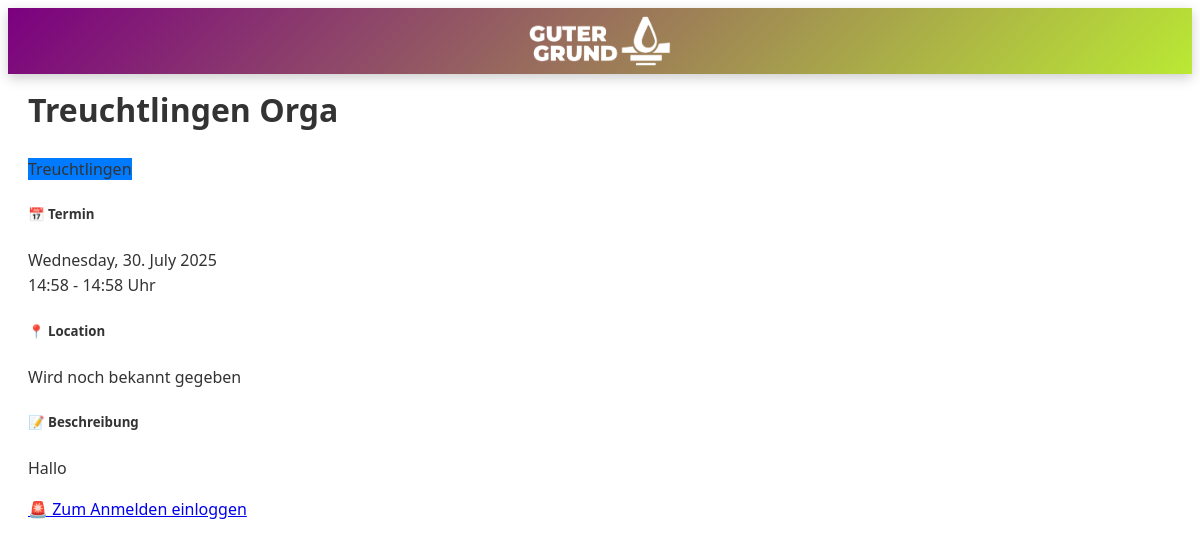
Page /events/event/1/ on the committed database.
### events/models.py (models this page shows, shortened)
class Event(models.Model):
    title = models.CharField(max_length=200)
    description = models.TextField()
    event_type = models.ForeignKey(EventType, on_delete=models.PROTECT)
    start = models.DateTimeField()
    end = models.DateTimeField()
    location = models.TextField(blank=True)
    online_link = models.URLField(blank=True)
    responsible = models.ForeignKey(User, on_delete=models.PROTECT)
    registration_form = models.TextField(blank=True)  # Oder eigenes Formular-Modell
    is_registration_open = models.BooleanField(default=True)
    participants = models.ManyToManyField(
        get_user_model(),
        related_name='events_attending',
        blank=True
    )
    confirmation_email_subject = models.CharField(max_length=200)
    confirmation_email_body = models.TextField()

class EventType(models.Model):
    class Meta:
        app_label = 'events'  # Explizite Zuordnung
    name = models.CharField(max_length=50)  # z.B. "Workshop", "Meeting"
    color = models.CharField(max_length=7, default='#007bff')  # Hex-Farbe

### events/views.py (the view, shortened to what this page needs)
# urls.py: path('event/<int:pk>/', EventDetailView.as_view(), name='event_detail'),  # Neu
class EventDetailView(DetailView):
    model = Event
    template_name = 'events/event_detail.html'
    login_url = '/login/'  # Falls nicht eingeloggt
    def get(self, request, *args, **kwargs):
        self.object = self.get_object()
        return super().get(request, *args, **kwargs)
    def get_context_data(self, **kwargs):
        context = super().get_context_data(**kwargs)
        if not self.request.user.is_authenticated:
            context['form'] = SimpleRegistrationForm()
        return context

### events/templates/events/event_detail.html (shortened to what this page needs)
{% extends "base.html" %}
{% block content %}
{% load static %}
<head>
    <link rel="stylesheet" href="{% static 'css/events.css' %}">
</head>
<div class="container mt-4">
    <div class="d-flex justify-content-between align-items-center mb-4">
        <h1>{{ object.title }}</h1>
        <span class="badge" style="background-color: {{ object.event_type.color }};">
            {{ object.event_type.name }}
        </span>
    </div>
    <div class="card mb-4">
        <div class="card-body">
            <h5 class="card-title">📅 Termin</h5>
            <p class="card-text">
                {{ object.start|date:"l, d. F Y" }}<br>
                {{ object.start|date:"H:i" }} - {{ object.end|date:"H:i" }} Uhr
            </p>
        </div>
    </div>
    <div class="card mb-4">
        <div class="card-body">
            <h5 class="card-title">📍 Location</h5>
            <p class="card-text">
                {{ object.location|default:"Wird noch bekannt gegeben" }}
            </p>
        </div>
    </div>
    {% if object.description %}
    <div class="card mb-4">
        <div class="card-body">
            <h5 class="card-title">📝 Beschreibung</h5>
            <p class="card-text">{{ object.description|linebreaks }}</p>
        </div>
    </div>
    {% endif %}
    {% if object.is_registration_open %}
    {% if user.is_authenticated %}
    <form method="post">
        {% csrf_token %}
        <button type="submit" class="btn
            {% if object in user.events_attending.all %}
                btn-success
            {% else %}
                btn-primary
            {% endif %}">
            {% if object in user.events_attending.all %}
                ✓ Angemeldet (Klicken zum Abmelden)
            {% else %}
                🎟️ Jetzt anmelden
            {% endif %}
        </button>
    </form>
{% else %}
    <a href="{% url 'login' %}?next={{ request.path }}" class="btn btn-primary">
        🚨 Zum Anmelden einloggen
    </a>
{% endif %}
{% endif %}
</div>
{% endblock %}

### static/css/styles.css (style rules this page uses)
body { font-family: 'Segoe UI', Tahoma, Geneva, Verdana, sans-serif; font-size: 16px; line-height: 1.6; color: #333; }
.main-content h1 { margin-top: -10px; }

### rows in the picture
Event: title "Treuchtlingen Orga", event_type.name "Treuchtlingen", start "Wednesday, 30. July 2025", start "14:58", end "14:58", location "Wird noch bekannt gegeben", description "Hallo"
